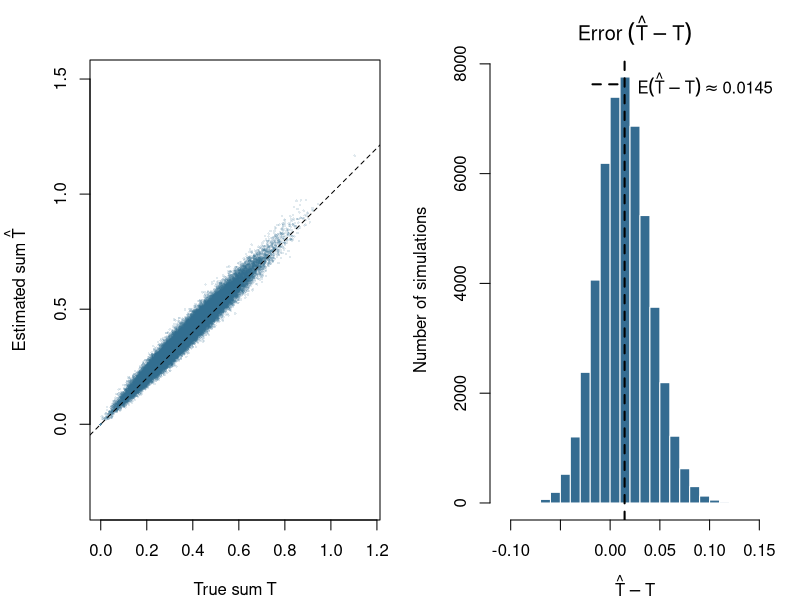
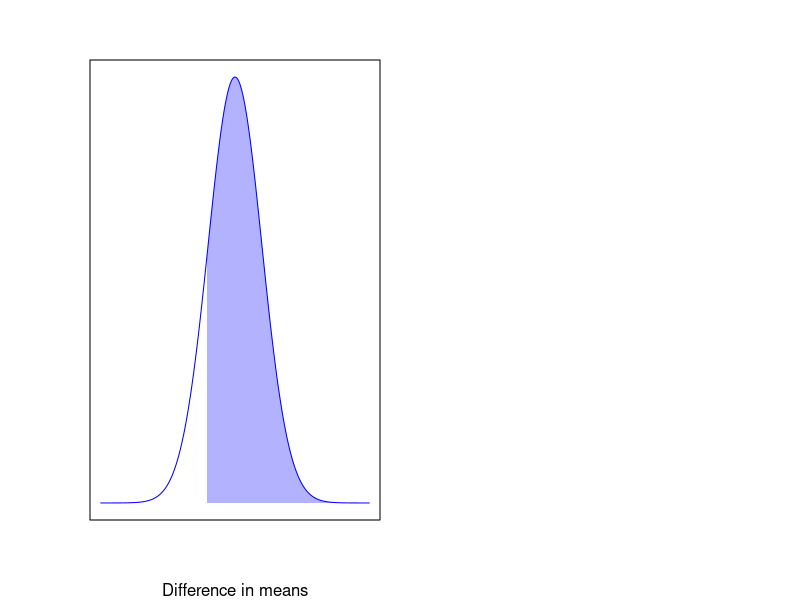

Source code (R) for these figures, in order:
## ---- chunk 1

set.seed(20261125)
simulations <- replicate(50000, {

    nexps <- 20
    theta <- rnorm(nexps, 0, 0.05)
    # 50% chance of detecting theta=0.02
    s <- 0.01
    theta_hat <- rnorm(nexps, theta, s)
    Ik <- theta_hat/s > 2

    c(
        Tstat = sum(Ik*theta),
        Tstat_hat = sum(Ik*theta_hat)
    )

})



## ---- chunk 2
#| fig-width: 10
#| fig-height: 5
#| fig-cap: 'Across 50,000 simulations, each with 20 experiments, true effects are drawn from $\mathcal{N}(0, 0.05^2)$ and estimates are normally distributed around their true effects with standard error 0.01. Treatments are selected when their estimated effect exceeds 0.02. The dashed diagonal marks equal true and estimated sums; the dashed vertical line marks the mean error, an estimate of the expected error.'

par(mfrow = c(1, 2), mar = c(4, 4.5, 3, 1))

sum_range <- range(simulations[c("Tstat", "Tstat_hat"), ])
plot(simulations["Tstat", ], simulations["Tstat_hat", ],
     xlim = sum_range, ylim = sum_range, asp = 1,
     xlab = expression("True sum" ~ T),
     ylab = expression("Estimated sum" ~ hat(T)),
     pch = 16, cex = 0.35, col = adjustcolor("#356c91", alpha.f = 0.15))
abline(a = 0, b = 1, lty = 2)
error <- simulations["Tstat_hat", ] - simulations["Tstat", ]
hist(error, breaks = 30,
     main = expression("Error" ~ (hat(T) - T)), xlab = expression(hat(T) - T),
     ylab = "Number of simulations", col = "#356c91", border = "white")
mean_error <- mean(error)
abline(v = mean_error, lty = 2, lwd = 2)
legend("topright", legend = bquote(E(hat(T) - T) %~~% .(sprintf("%.4f", mean_error))),
       lty = 2, lwd = 2, bty = "n")
## ---- chunk 3
#| fig-width: 7
#| fig-height: 4.5

x <- seq(-2, 8, length.out = 500)
selected_x <- seq(1.96, 8, length.out = 500)

plot(x, dnorm(x, mean = 3), type = "n",
     xlab = "Difference in means", ylab = "", xaxt = "n", yaxt = "n")
polygon(c(selected_x, rev(selected_x)),
        c(dnorm(selected_x, mean = 3), rep(0, length(selected_x))),
        col = adjustcolor("blue", alpha.f = 0.3), border = NA)
lines(x, dnorm(x, mean = 3), col = "blue")
